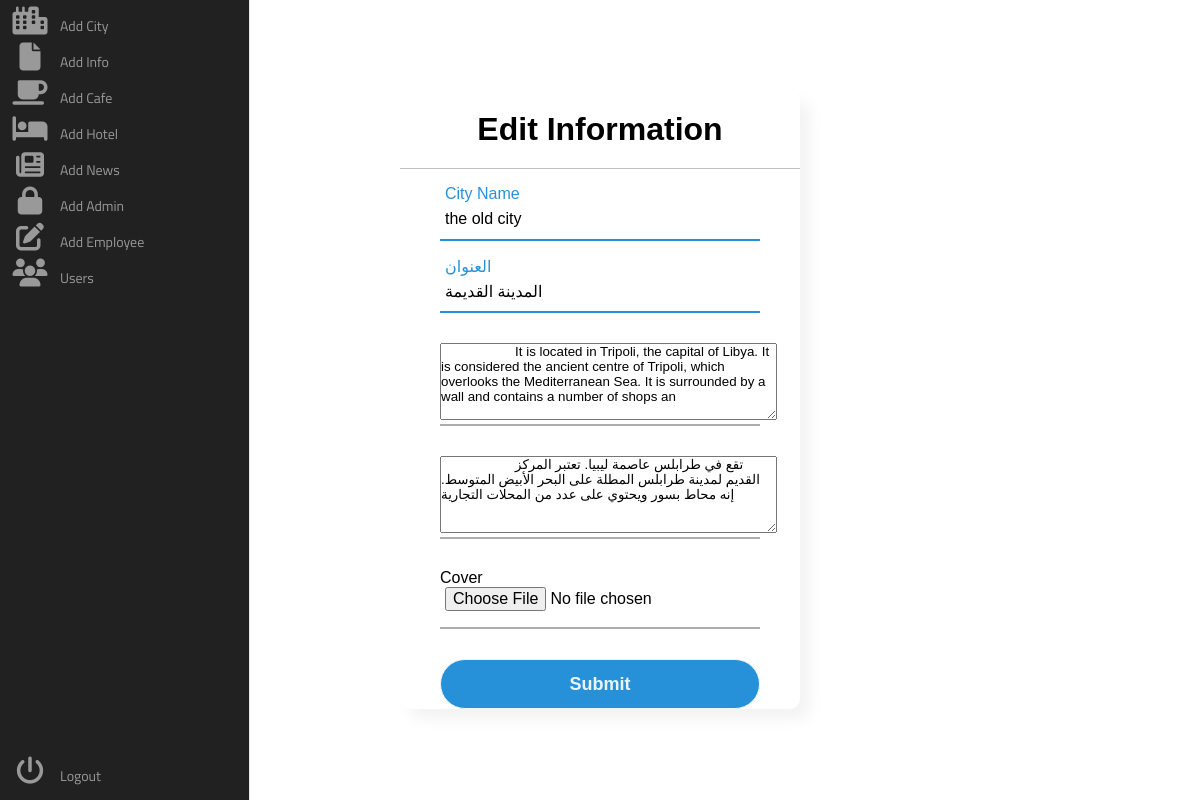
The app's page /admin/edit_info.php?id=1 with its own data.
### tables this page shows
CREATE TABLE `city_info` (
  `info_id` int(255) NOT NULL,
  `info_title` varchar(255) NOT NULL,
  `info_title_ar` varchar(255) NOT NULL,
  `info_description` varchar(255) NOT NULL,
  `info_description_ar` varchar(255) NOT NULL,
  `info_img` varchar(255) NOT NULL,
  `info_city_id` varchar(255) NOT NULL
);

### admin/edit_info.php (the view, shortened to what this page needs)
<?php
include '../config.php';
?>
<!DOCTYPE html>
<html lang="en">
<head>
        <link rel="stylesheet" href="style/add_city.css">
    </head>
    <body>
        <?php
        if(isset($_GET['id']))
        {
            $city_id = $_GET['id'];
            $cities = "SELECT * FROM city_info WHERE info_id='$city_id'";
            $cities_run = mysqli_query($conn, $cities);
            if(mysqli_num_rows($cities_run) > 0)
            {
                foreach($cities_run as $city)
                {
        ?>
    <div class="area"></div><nav class="main-menu">
    <ul>
                <li>
                    <a href="city.php">
                        <i class="fa fa-city fa-2x"></i>
                        <span class="nav-text">
                           Add City
                        </span>
                    </a>
                </li>
                <li class="has-subnav">
                    <a href="info.php">
                        <i class="fa fa-file fa-2x"></i>
                        <span class="nav-text">
                            Add Info
                        </span>
                    </a>
                </li>
                <li class="has-subnav">
                    <a href="cafes.php">
                       <i class="fa fa-mug-saucer fa-2x"></i>
                        <span class="nav-text">
                            Add Cafe
                        </span>
                    </a>
                </li>
                <li class="has-subnav">
                    <a href="hotels.php">
                       <i class="fa fa-hotel fa-2x"></i>
                        <span class="nav-text">
                            Add Hotel
                        </span>
                    </a>
                </li>
                <li>
                    <a href="news.php">
                        <i class="fa fa-newspaper fa-2x"></i>
                        <span class="nav-text">
                            Add News
                        </span>
                    </a>
                </li>
                <li>
                    <a href="admin.php">
                        <i class="fa fa-lock fa-2x"></i>
                        <span class="nav-text">
                           Add Admin
                        </span>
                    </a>
                </li>
                <li>
                   <a href="employee.php">
                       <i class="fa fa-pen-to-square fa-2x"></i>
                        <span class="nav-text">
                            Add Employee
                        </span>
                    </a>
                </li>
                <li>
                   <a href="users.php">
                        <i class="fa fa-users fa-2x"></i>
                        <span class="nav-text">
                            Users
                        </span>
                    </a>
                </li>
            </ul>
            <ul class="logout">
                <li>
                   <a href="#">
                         <i class="fa fa-power-off fa-2x"></i>
                        <span class="nav-text">
                            Logout
                        </span>
                    </a>
                </li>
            </ul>
        </nav>
        <div class="center">
        <h1>Edit Information</h1>
        <form action="" method="post" enctype="multipart/form-data">
            <div class="txt_field">
                <input type="text" name="title" value="<?php echo $city['info_title'];?>" required>
                <label>City Name</label>
            </div>
            <div class="txt_field">
                <input type="text" name="title_ar" value="<?php echo $city['info_title_ar'];?>" required>
                <label>العنوان</label>
            </div>
            <div class="txt_field">
                <textarea type="text" name="description" placeholder="Description" rows="5" cols="40" required>
                    <?php
                        echo $city['info_description'];
                    ?>
                </textarea>
            </div>
            <div class="txt_field">
                <textarea type="text" name="description_ar" placeholder="الوصف" rows="5" cols="40" required>
                    <?php
                        echo $city['info_description_ar'];
                    ?>
                </textarea>
            </div>
            <div class="txt_field">
                <p>Cover</p>
                <input type="file" name="image" value="<?php echo $city['info_img'];?>" accept="image/jpg, image/jpeg, image/png">
            </div>
            <input type="submit" name="submit" value="Submit" class="btn">
        </form>
    </div>
    <?php
    }
}
}
    ?>
    </body>
</html>

### admin/style/add_city.css (style rules this page uses)
.fa-2x { font-size: 2em; }
.fa { position: relative; display: table-cell; width: 60px; height: 36px; text-align: center; vertical-align: middle; font-size:20px; }
.main-menu { background:#212121; border-right:1px solid #e5e5e5; position:absolute; top:0; bottom:0; height:100%; left:0; width:60px; overflow:hidden; -webkit-transition:width .05s linear; transition:width .05s linear; -webkit-transform:translateZ(0) scale(1,1); z-index:1000; }
.main-menu>ul { margin:7px 0; }
.main-menu li { position:relative; display:block; width:250px; }
.main-menu li>a { position:relative; display:table; border-collapse:collapse; border-spacing:0; color:#999; font-family: arial; font-size: 14px; text-decoration:none; -webkit-transform:translateZ(0) scale(1,1); -webkit-transition:all .1s linear; transition:all .1s linear; }
.main-menu .nav-text { position:relative; display:table-cell; vertical-align:middle; width:190px; font-family: 'Titillium Web', sans-serif; }
.main-menu>ul.logout { position:absolute; left:0; bottom:0; }
nav { -webkit-user-select:none; -moz-user-select:none; -ms-user-select:none; -o-user-select:none; user-select:none; }
nav ul,nav li { outline:0; margin:0; padding:0; }
* { margin: 0; padding: 0; box-sizing: border-box; font-family: "Poppins", sans-serif; }
body { margin: 0; padding: 0; }
.center { position: absolute; top: 50%; left: 50%; transform: translate(-50%, -50%); width: 400px; background: white; border-radius: 10px; box-shadow: 10px 10px 15px rgba(0,0,0,0.05); }
.center h1 { text-align: center; padding: 20px 0; border-bottom: 1px solid silver; }
.center form { padding: 0 40px; box-sizing: border-box; }
form .txt_field { position: relative; border-bottom: 2px solid #adadad; margin: 30px 0; }
.txt_field input { width: 100%; padding: 0 5px; height: 40px; font-size: 16px; border: none; background: none; outline: none; }
.txt_field label { position: absolute; top: 50%; left: 5px; color: #adadad; transform: translateY(-50%); font-size: 16px; pointer-events: none; transition: .5s; }
.txt_field input:focus ~ label, .txt_field input:valid ~ label { top: -5px; color: #2691d9; }
input[type="submit"] { width: 100%; height: 50px; border: 1px solid; background: #2691d9; border-radius: 25px; font-size: 18px; color: #e9f4fb; font-weight: 700; cursor: pointer; outline: none; }

### records on screen
city_info: title "the old city", title_ar "المدينة القديمة", description "It is located in Tripoli, the capital of Libya. It is considered the ancient centre of Tripoli, which overlooks the Mediterranean Sea. It is surrounded by a wall and contains a number of shops an", description_ar "تقع في طرابلس عاصمة ليبيا. تعتبر المركز القديم لمدينة طرابلس المطلة على البحر الأبيض المتوسط. إنه محاط بسور ويحتوي على عدد من المحلات التجارية"
